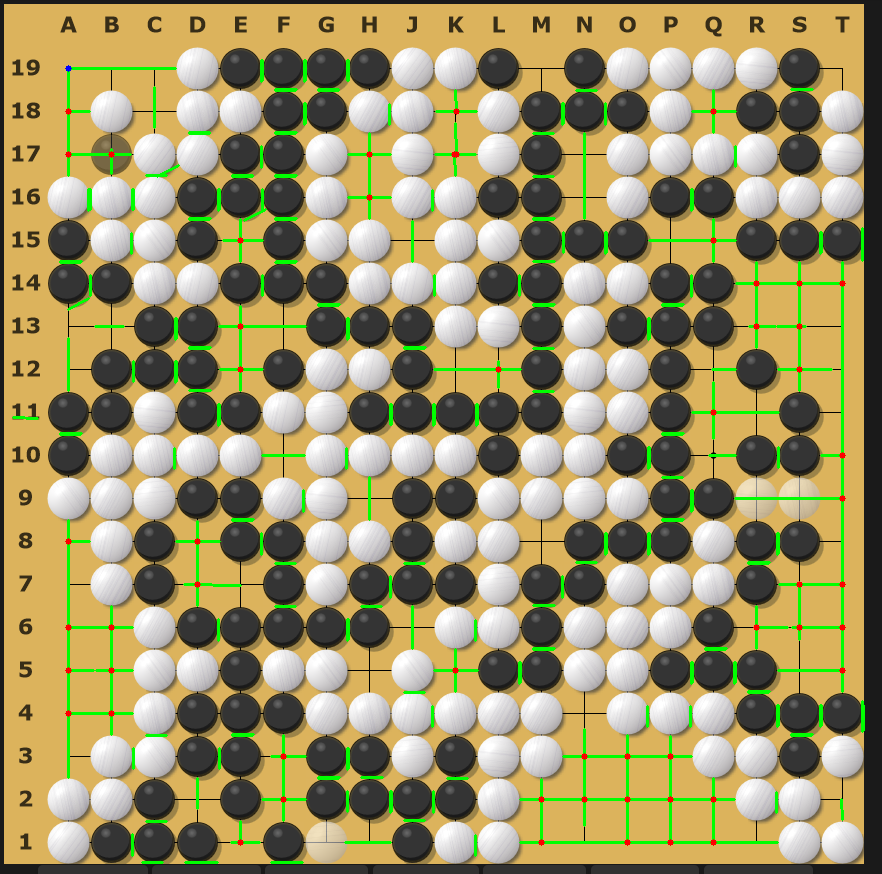
#> input picture intersections_master.png, 882 x 874 px
$ python -i img_functions.py   (imports and definitions only)
#> lines starting #> are read from the running program, lines starting #| are printed output that depends on the picture; after the words box and inside, x2 and y2 are one past the last pixel; in counts of white or black regions, pixels touching at a corner belong together
import argparse
import numpy as np
import cv2 as cv
from functools import wraps

def accept_images_or_filenames(num_images=1, color_mode='color'):
    # quick little decorator to make image file or object inputs easier
    #need to go through and clean up my functions now

    #note that this doesn't convert color image inputs to gray, even if color_mode='grayscale'

    def decorator(function):
        # [34 lines left out: function wrapper, not called in this run]
        return wrapper
    return decorator

# [17 lines left out: function get_all_spacing, not called in this run]


def find_intersections(gray, keep_intermediate=False, return_corners=False):
    """Uses opencv probabilistic Hough Lines to find intersections."""

    # Step 1: Read the image
    #gray = cv.cvtColor(image, cv.COLOR_BGR2GRAY)

    # Step 1.5: smooth for more regular edges
    blurred = cv.GaussianBlur(gray, (5,5), 0)

    if keep_intermediate:
        #debug
        cv.imwrite('blurred.png',blurred)

    # Step 2: Edge detection
    edges = cv.Canny(blurred, 50, 150, apertureSize=3)

    if keep_intermediate:
        #debug
        cv.imwrite('edges.png',edges)

    # Step 2.5: dilate and erode
    dilated = cv.dilate(edges, None, iterations=2)

    edges = cv.erode(dilated, None, iterations=3)

    #the dilation and erosion is good for finding lines, it won't be as good for finding circles

    if keep_intermediate:
        #debug
        cv.imwrite('edges_erodil.png',edges)

    # Step 3: Line detection
    #lines = cv.HoughLines(edges, 1, np.pi / 180, 300)
    #300 is a good starting place, underestimates slightly.
    #might need to use 300, check intersections, if i don't get enough, then decrease
    #this isn't working very well on a dense board

    #could try houghlines probabilistic
    lines = cv.HoughLinesP(edges, 1, np.pi / 180, threshold=50, minLineLength=20, maxLineGap=5)

    # i think the probabilistic isn't sampling enough, still getting weird false negatives. need to find out why.

    # Preparing to find intersections
    intersections = []
    corners = []
    if lines is not None:
        for i in range(len(lines)):
            for j in range(i+1, len(lines)):
                line1 = lines[i][0]
                line2 = lines[j][0]

                if are_vertical_and_horizontal(line1, line2):
                    intersection, is_corner = segment_intersection(line1, line2, 3, 3)
                    if is_corner:
                        corners.append(intersection)
                    elif intersection:
                        intersections.append(intersection)

    if keep_intermediate:
        for line in lines:
            x1, y1, x2, y2 = line[0]
            cv.line(gray, (x1, y1), (x2, y2), (0, 255, 0), 2)

        #debug
        cv.imwrite('prob_houghlines.png', gray)

    if keep_intermediate:
        # Display intersections on the image
        for x, y in intersections:
            cv.circle(gray, (x, y), radius=3, color=(0, 0, 255), thickness=-1)
        for x, y in corners:
            cv.circle(gray, (x, y), radius=3, color=(255, 0, 0), thickness=-1)

        cv.imwrite('intersections.png', gray)
    if return_corners:
        return intersections, corners
    else:
        intersections.extend(corners)
        return intersections


# [192 lines left out: functions group_intersections_by_axis, calculate_spacing, match_asset_to_board, find_matches, get_lowest_index, consolidate_matches and 1 more, not called in this run]

# Helper functions section

def segment_intersection(line1, line2, tolerance=1, corner_tolerance=None):
    # need to find intersections this way rather than something more intuitive like using slopes
    #   because we could run into trouble with infinite slopes (in fact, half of the slopes that
    #   interest us are infinite)

    # set corner_tolerance if we want to check for corners

    # Unpack line segment endpoints
    x1, y1, x2, y2 = line1
    x3, y3, x4, y4 = line2

    # Calculate denominators
    den = (x1 - x2) * (y3 - y4) - (y1 - y2) * (x3 - x4)

    # Check if lines are parallel (denominator == 0)
    if den == 0:
        return None, None  # No intersection

    # Calculate intersection point
    px = ((x1*y2 - y1*x2)*(x3 - x4) - (x1 - x2)*(x3*y4 - y3*x4)) / den
    py = ((x1*y2 - y1*x2)*(y3 - y4) - (y1 - y2)*(x3*y4 - y3*x4)) / den

    # Check if the intersection point is within both line segments, allowing wiggle room
    #   Need wiggle room because otherwise line endpoint touching other line segment might not be found
    if min(x1, x2) - tolerance <= px <= max(x1, x2) + tolerance and \
        min(y1, y2) - tolerance <= py <= max(y1, y2) + tolerance and \
        min(x3, x4) - tolerance <= px <= max(x3, x4) + tolerance and \
        min(y3, y4) - tolerance <= py <= max(y3, y4) + tolerance:
        intersection = (int(px), int(py))
    else:
        intersection = None

    # optionally check cornerness (note that, due to conditionals, corner_tolerance more than intersection tolerance is unhelpful)
    if corner_tolerance and intersection is not None:
        #check if one of the endpoints touches intersection for each segment
        if ( abs(px-x1) <= corner_tolerance and abs(py-y1) <= corner_tolerance ) ^ \
            ( abs(px-x2) <= corner_tolerance and abs(py-y2) <= corner_tolerance ) and \
            ( abs(px-x3) <= corner_tolerance and abs(py-y3) <= corner_tolerance ) ^ \
            ( abs(px-x4) <= corner_tolerance and abs(py-y4) <= corner_tolerance ):

            is_corner=True

        else:
            is_corner=False

        return intersection, is_corner

    else:
        return intersection, None


def are_vertical_and_horizontal(line1, line2, tolerance=5):
    x1, y1, x2, y2 = line1
    x3, y3, x4, y4 = line2

    #just check distance in each dim (slope approach doesn't play well with vertical and horizontal lines)
    vertical = (abs(x2 - x1) < tolerance , abs(x4 - x3) < tolerance)
    horizontal = (abs(y2 - y1) < tolerance , abs(y4 - y3) < tolerance)

    if (vertical[0] and horizontal[1]) or (vertical[1] and horizontal[0]):
        return True
    else:
        return False

    #might want to base tolerance off image size; these tolerances are kind of large for min line seg length of 20

# [46 lines left out: functions create_sgf, save_sgf, not called in this run]


# [38 lines not run here, left out]

>>> import cv2
>>> picture = cv2.imread('../intersections_master.png', cv2.IMREAD_GRAYSCALE)
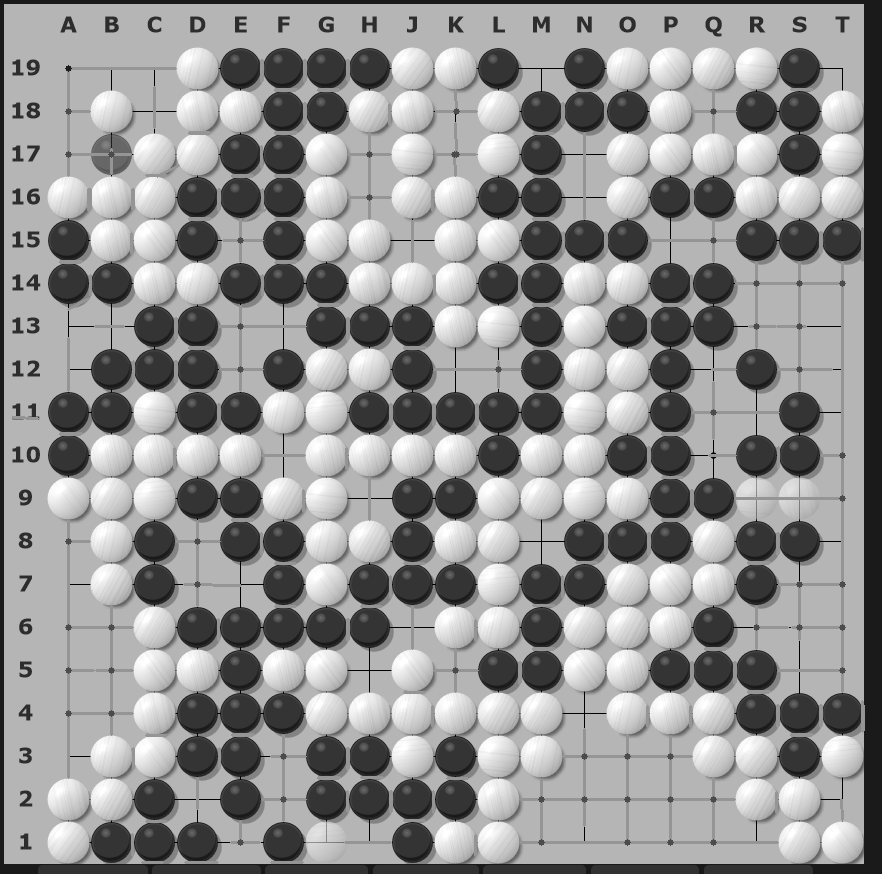
#> picture: shape (874, 882); min 0, max 255, mean 147.6
>>> result = find_intersections(picture)
#> in find_intersections, `edges = cv.Canny(blurred, 50, 150, apertureSize=3)`:
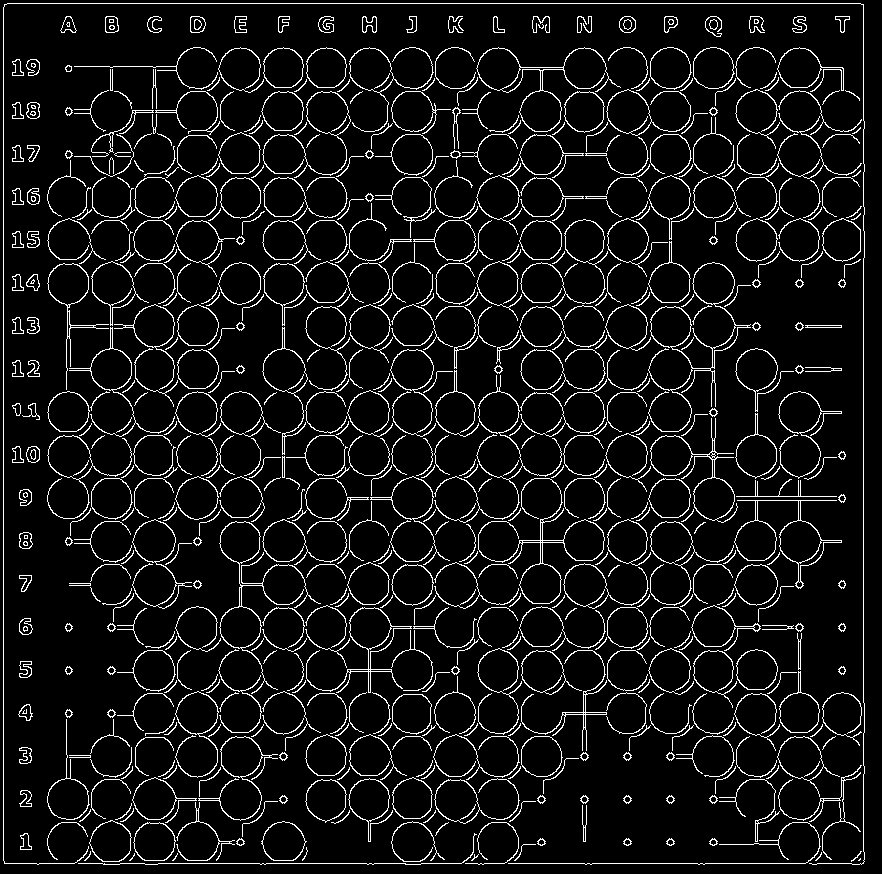
#> edges: shape (874, 882); 7.8% white in thin lines or dots
#> in find_intersections, `dilated = cv.dilate(edges, None, iterations=2)`:
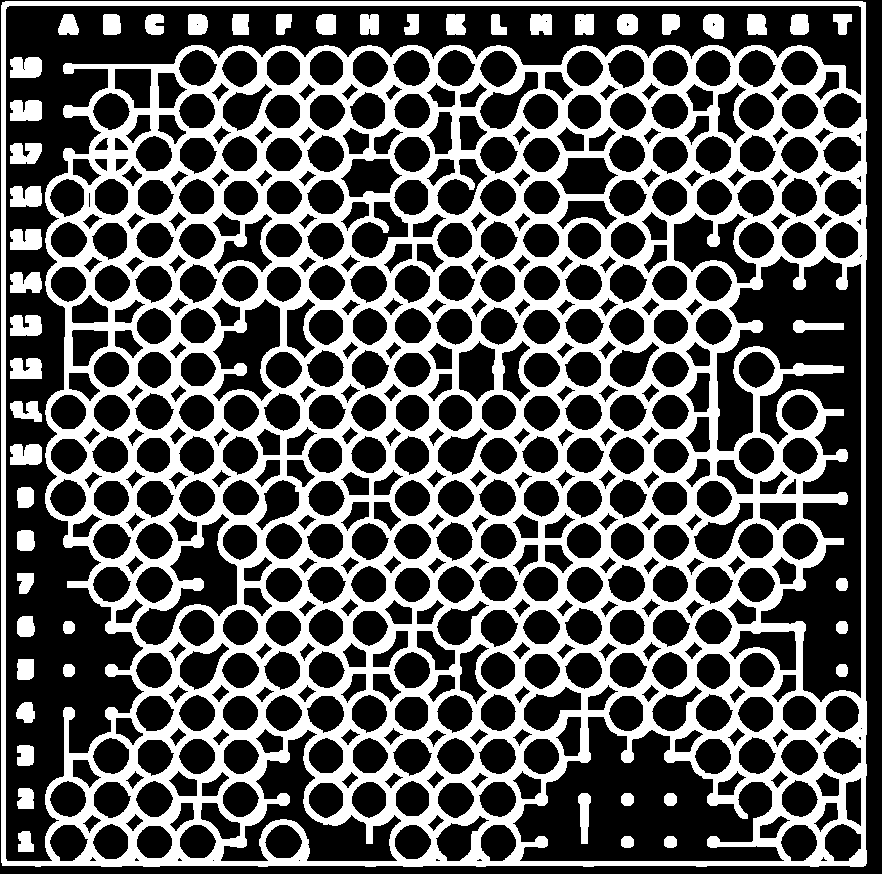
#> dilated: shape (874, 882); 36.3% white; 50 white regions, largest, box (x1, y1, x2, y2) and area: (1, 1, 867, 867) 262256, (10, 100, 42, 121) 616, (10, 444, 42, 465) 612
#> in find_intersections, `edges = cv.erode(dilated, None, iterations=3)`:
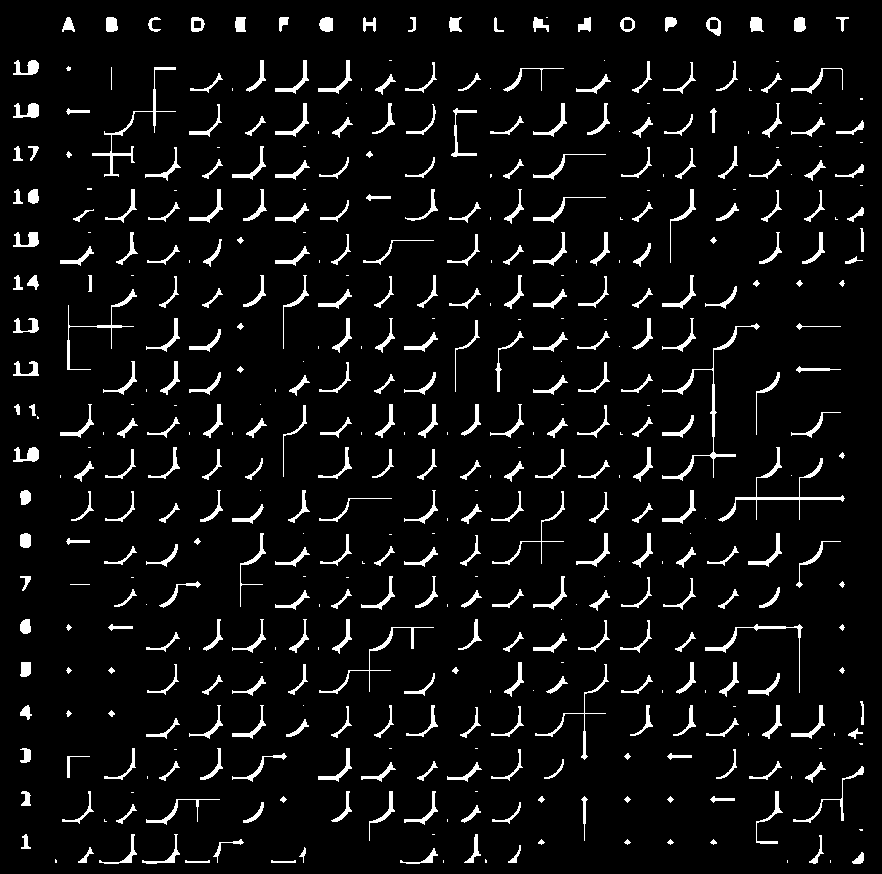
#> edges: shape (874, 882); 6.1% white; 476 white regions (127 under 20 px), largest, box (x1, y1, x2, y2) and area: (662, 323, 760, 481) 842, (718, 447, 845, 522) 771, (92, 67, 176, 177) 615
#> in find_intersections, `lines = cv.HoughLinesP(edges, 1, np.pi / 180, threshold=50, minLineLen..`: lines = 363 rows, first 6: [433, 726, 433, 705], [434, 295, 434, 275], [347, 340, 347, 318], [60, 434, 80, 434], [691, 512, 691, 490], [477, 855, 477, 834]
#> the loop in find_intersections, `for i in range(len(lines)):` made 363 passes
